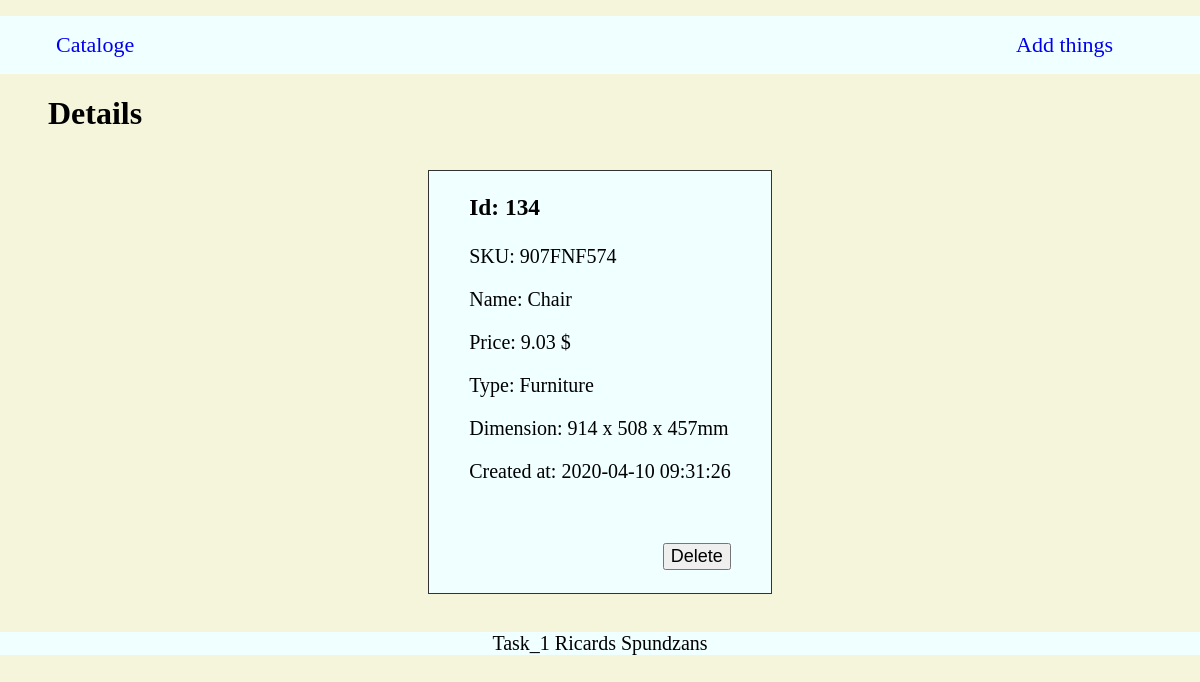
The page /details.php?id=134 on the database its author committed.
### tables this page shows
CREATE TABLE `things` (
  `id` int(11) NOT NULL,
  `sku` varchar(255) NOT NULL,
  `name` varchar(255) NOT NULL,
  `price` decimal(11,2) NOT NULL,
  `type` int(11) NOT NULL,
  `parameter_1` double NOT NULL,
  `parameter_2` double NOT NULL,
  `parameter_3` double NOT NULL,
  `created_at` timestamp NOT NULL DEFAULT current_timestamp()
);

### details.php (the view, shortened to what this page needs)
<?php
include('config/db_connect.php');
class productDisplay {
   public function __construct($thing){
      $this->id = $thing['id'];
      $this->sku = $thing['sku'];
      $this->name = $thing['name'];
      $this->price = $thing['price'];
      $this->created_at = $thing['created_at'];
      switch ($thing['type']) {
         case '2':
            $this->type = 'Furniture';
            $this->parameterAll = 'Dimension: ' . $thing['parameter_1'] . ' x ' . $thing['parameter_2'] . ' x ' . $thing['parameter_3'] . 'mm';
         break;
      }
   }
}
if (isset($_GET['id'])) {
   $id = mysqli_real_escape_string($conn, $_GET['id']);
   $sql = "SELECT * FROM things WHERE id = $id";
   $result = mysqli_query($conn, $sql);
   $thing = mysqli_fetch_assoc($result);
   $selectedProduct = new productDisplay($thing);
}
 ?>
 <!DOCTYPE html>
 <html lang="en" dir="ltr">
<?php include('templates/header.php'); ?>
<div class="nname">
   <h1>Details</h1>
</div>
<div class="detailBox">
   <div class="detailsAll">
      <?php if($thing): ?>
         <h3>Id: <?php echo htmlspecialchars($selectedProduct->id) ?></h3>
         <p>SKU: <?php echo htmlspecialchars($selectedProduct->sku) ?></p>
         <p>Name: <?php echo htmlspecialchars($selectedProduct->name) ?></p>
         <p>Price: <?php echo htmlspecialchars($selectedProduct->price)." $" ?></p>
         <p>Type: <?php echo htmlspecialchars($selectedProduct->type) ?></p>
         <p><?php echo htmlspecialchars($selectedProduct->parameterAll) ?></p>
         <p>Created at: <?php echo date($selectedProduct->created_at) ?></p>
         <div class="deleteDetail">
           <form class="" action="details.php" method="POST">
              <input type="submit" name="delete" value="Delete" class = "btn">
           </form>
         </div>
         <br>
      <?php else: ?>
         <h5>There is nothing with this ID...</h5>
      <?php endif; ?>
   </div>
</div>
   <?php include('templates/footer.php'); ?>
</html>

### rows shown on the page
things: id "134", sku "907FNF574", name "Chair", price "9.03", created_at "2020-04-10 09:31:26"

### other values the page prints
$selectedProduct->type "Furniture"
$selectedProduct->parameterAll "Dimension: 914 x 508 x 457mm"
